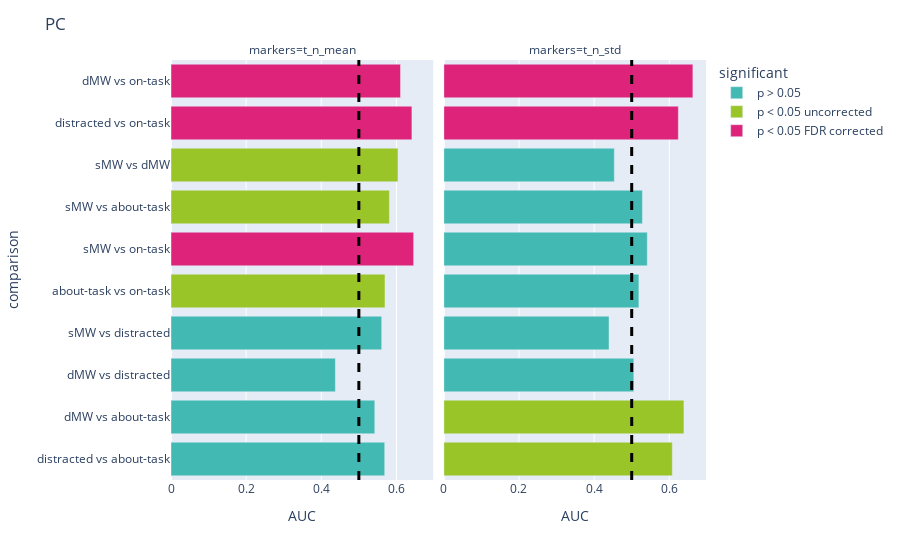

Source (notebook cell):
### Code cell
df_ot= df_all_probe.query("balance == 'over-sample'").query(f"markers in {['t_n_mean', 't_n_std', ]}") #'t_mean', 't_std', 'p_e_8_mean', 'p_e_8_std', 'wSMI_8_mean', 'wSMI_8_std'
fig = px.bar(df_ot, y = 'comparison', x='AUC', facet_col = 'markers', color = 'significant', color_discrete_sequence = [lblue, green, pink], 
                         category_orders = {'significant': ['p > 0.05','p < 0.05 uncorrected', 'p < 0.05 FDR corrected']})
fig.add_vline(x=0.5, line_width=3, line_dash="dash", line_color="black")

fig.update_layout(
    title = 'PC',
    autosize=True,
#     width=800,
#     height=1600,
    xaxis = {
            'showticklabels': True,
#             'tickmode': 'linear',
        'range': [0.35, 0.67]
        },
#             xaxis = {'title': 'a'}

)

### Figure 1 — Plotly figure (JSON) as saved in the notebook; plotly's stock layout.template omitted (floating-point values rounded to 4 significant figures)
{"data": [{"alignmentgroup": "True", "hovertemplate": "significant=p > 0.05<br>markers=t_n_mean<br>AUC=%{x}<br>comparison=%{y}<extra></extra>", "legendgroup": "p > 0.05", "marker": {"color": "#42B9B2"}, "name": "p > 0.05", "offsetgroup": "p > 0.05", "orientation": "h", "showlegend": true, "textposition": "auto", "type": "bar", "x": [0.5689, 0.5424, 0.4375, 0.5608], "xaxis": "x", "y": ["distracted vs about-task", "dMW vs about-task", "dMW vs distracted", "sMW vs distracted"], "yaxis": "y"}, {"alignmentgroup": "True", "hovertemplate": "significant=p > 0.05<br>markers=t_n_std<br>AUC=%{x}<br>comparison=%{y}<extra></extra>", "legendgroup": "p > 0.05", "marker": {"color": "#42B9B2"}, "name": "p > 0.05", "offsetgroup": "p > 0.05", "orientation": "h", "showlegend": false, "textposition": "auto", "type": "bar", "x": [0.5191, 0.5056, 0.5414, 0.5286, 0.4397, 0.4538], "xaxis": "x2", "y": ["about-task vs on-task", "dMW vs distracted", "sMW vs on-task", "sMW vs about-task", "sMW vs distracted", "sMW vs dMW"], "yaxis": "y2"}, {"alignmentgroup": "True", "hovertemplate": "significant=p < 0.05 uncorrected<br>markers=t_n_mean<br>AUC=%{x}<br>comparison=%{y}<extra></extra>", "legendgroup": "p < 0.05 uncorrected", "marker": {"color": "#9AC529"}, "name": "p < 0.05 uncorrected", "offsetgroup": "p < 0.05 uncorrected", "orientation": "h", "showlegend": true, "textposition": "auto", "type": "bar", "x": [0.5696, 0.5814, 0.6041], "xaxis": "x", "y": ["about-task vs on-task", "sMW vs about-task", "sMW vs dMW"], "yaxis": "y"}, {"alignmentgroup": "True", "hovertemplate": "significant=p < 0.05 uncorrected<br>markers=t_n_std<br>AUC=%{x}<br>comparison=%{y}<extra></extra>", "legendgroup": "p < 0.05 uncorrected", "marker": {"color": "#9AC529"}, "name": "p < 0.05 uncorrected", "offsetgroup": "p < 0.05 uncorrected", "orientation": "h", "showlegend": false, "textposition": "auto", "type": "bar", "x": [0.6081, 0.6391], "xaxis": "x2", "y": ["distracted vs about-task", "dMW vs about-task"], "yaxis": "y2"}, {"alignmentgroup": "True", "hovertemplate": "significant=p < 0.05 FDR corrected<br>markers=t_n_mean<br>AUC=%{x}<br>comparison=%{y}<extra></extra>", "legendgroup": "p < 0.05 FDR corrected", "marker": {"color": "#DE237B"}, "name": "p < 0.05 FDR corrected", "offsetgroup": "p < 0.05 FDR corrected", "orientation": "h", "showlegend": true, "textposition": "auto", "type": "bar", "x": [0.6412, 0.6109, 0.6459], "xaxis": "x", "y": ["distracted vs on-task", "dMW vs on-task", "sMW vs on-task"], "yaxis": "y"}, {"alignmentgroup": "True", "hovertemplate": "significant=p < 0.05 FDR corrected<br>markers=t_n_std<br>AUC=%{x}<br>comparison=%{y}<extra></extra>", "legendgroup": "p < 0.05 FDR corrected", "marker": {"color": "#DE237B"}, "name": "p < 0.05 FDR corrected", "offsetgroup": "p < 0.05 FDR corrected", "orientation": "h", "showlegend": false, "textposition": "auto", "type": "bar", "x": [0.6242, 0.6629], "xaxis": "x2", "y": ["distracted vs on-task", "dMW vs on-task"], "yaxis": "y2"}], "layout": {"annotations": [{"showarrow": false, "text": "markers=t_n_mean", "x": 0.245, "xanchor": "center", "xref": "paper", "y": 1, "yanchor": "bottom", "yref": "paper"}, {"showarrow": false, "text": "markers=t_n_std", "x": 0.755, "xanchor": "center", "xref": "paper", "y": 1, "yanchor": "bottom", "yref": "paper"}], "autosize": true, "barmode": "relative", "legend": {"title": {"text": "significant"}, "tracegroupgap": 0}, "margin": {"t": 60}, "shapes": [{"line": {"color": "black", "dash": "dash", "width": 3}, "type": "line", "x0": 0.5, "x1": 0.5, "xref": "x", "y0": 0, "y1": 1, "yref": "y domain"}, {"line": {"color": "black", "dash": "dash", "width": 3}, "type": "line", "x0": 0.5, "x1": 0.5, "xref": "x2", "y0": 0, "y1": 1, "yref": "y2 domain"}], "title": {"text": "PC"}, "xaxis": {"anchor": "y", "autorange": true, "domain": [0, 0.49], "range": [0, 0.6977], "showticklabels": true, "title": {"text": "AUC"}, "type": "linear"}, "xaxis2": {"anchor": "y2", "autorange": true, "domain": [0.51, 1], "matches": "x", "range": [0, 0.6977], "title": {"text": "AUC"}, "type": "linear"}, "yaxis": {"anchor": "x", "autorange": true, "domain": [0, 1], "range": [-0.5, 9.5], "title": {"text": "comparison"}, "type": "category"}, "yaxis2": {"anchor": "x2", "autorange": true, "domain": [0, 1], "matches": "y", "range": [-0.5, 9.5], "showticklabels": false, "type": "category"}}}
